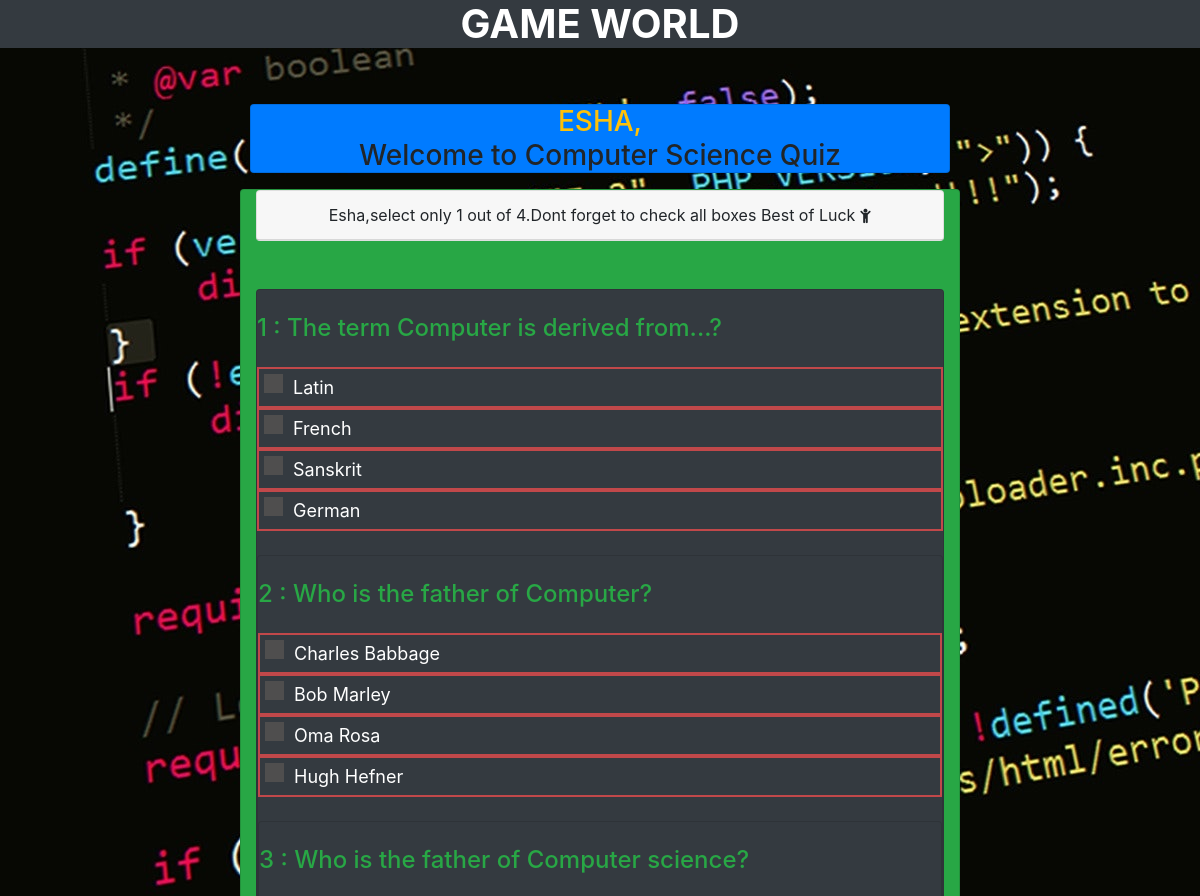
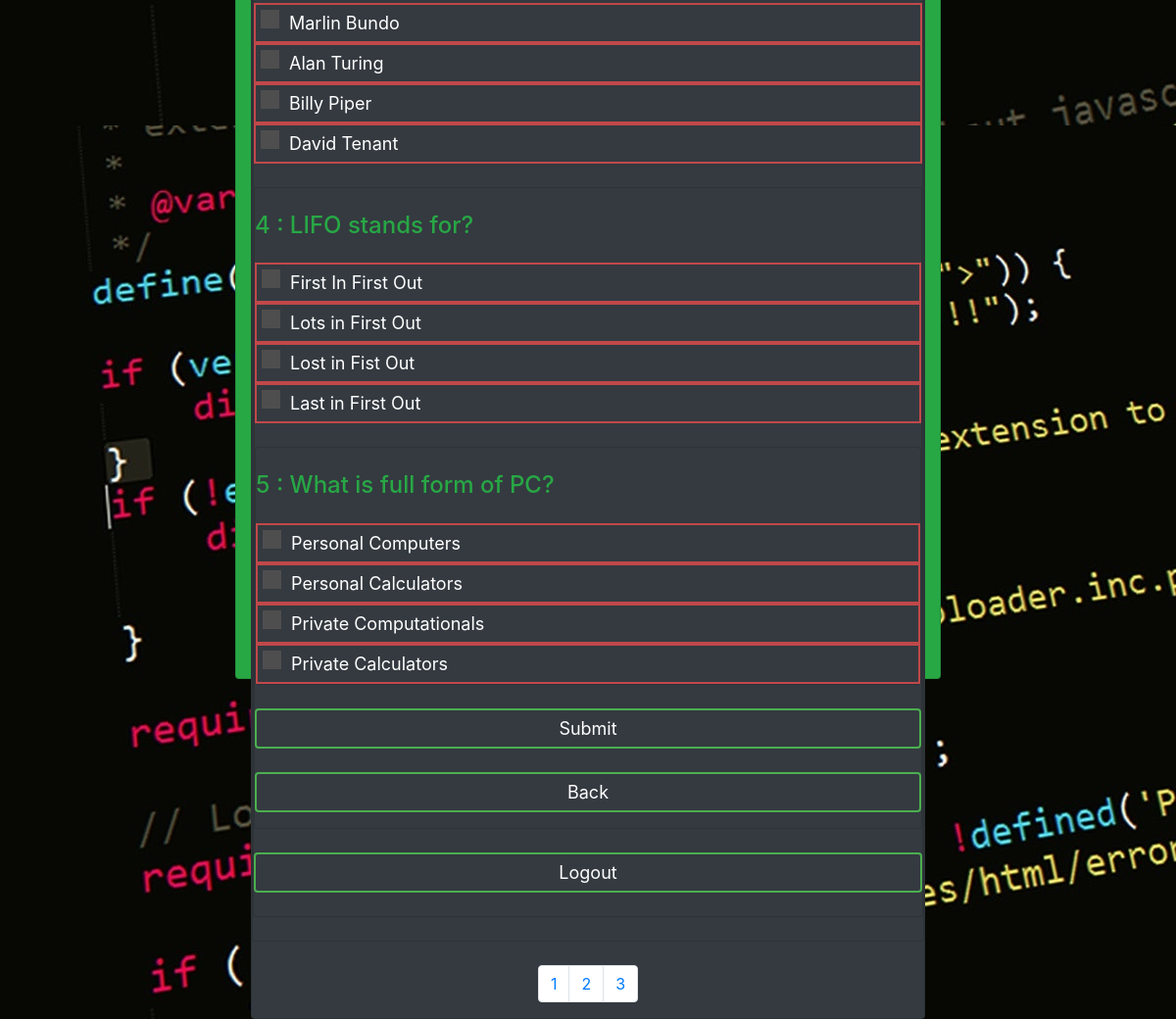
The app's page /quiz_game/csQuiz.php (signed in) with its own data (2 pictures, top to bottom).
### tables this page shows
CREATE TABLE IF NOT EXISTS `questions` (
  `qid` int(250) NOT NULL AUTO_INCREMENT,
  `question` varchar(250) DEFAULT NULL,
  `ans_id` int(250) DEFAULT NULL,
  PRIMARY KEY (`qid`)
);

CREATE TABLE IF NOT EXISTS `answers` (
  `aid` int(250) NOT NULL AUTO_INCREMENT,
  `answer` varchar(250) DEFAULT NULL,
  `ans_id` int(250) DEFAULT NULL,
  PRIMARY KEY (`aid`)
);

### quiz_game/csQuiz.php (the view, shortened to what this page needs)
<?php
   $con = mysqli_connect('localhost','root');
   	mysqli_select_db($con,'quizdbase');
   ?>
<!DOCTYPE html>
<html>
    <head>
        <link rel="stylesheet" href="https://maxcdn.bootstrapcdn.com/bootstrap/4.0.0/css/bootstrap.min.css">
        <link rel="stylesheet" type="text/css" href="css/style.css">
        <link rel="stylesheet" type="text/css" href="css/radio_button.css">
        <link rel="stylesheet" type="text/css"
            href="https://maxcdn.bootstrapcdn.com/font-awesome/4.7.0/css/font-awesome.min.css">
        <link rel="stylesheet" href="css/demo.css" />
    </head>
    <body background="images/code-coding-conceptual-276452.jpg">
        <div >
            <h1 class="text-center text-white font-weight-bold text-uppercase bg-dark"> Game World </h1><br>
            <div class="container "><br>
                <div class="container">
                    <div class=" col-lg-12 text-center">
                    <h3> <a href="home_new.php" class="text-uppercase text-warning "> <p class="bg-primary col-lg-8 card m-auto  "> <?php echo $_SESSION['username']; ?>,</a>
                           Welcome to Computer Science Quiz </h3></p>
                    </div>
                    <div class="col-lg-8 d-block m-auto bg-success quizsetting card ">
                        <div class="card ">
                            <p class="card-header text-center"> <?php echo  $_SESSION['username'];  ?>,select
                                only 1 out of 4.Dont forget to check all boxes Best of Luck <i class="fa fa-child"></i> </p>
                        </div>
                        <br>
                        <form action="checked.php" method="post">
                            <?php
                     for($i=1;$i<6;$i++){
                     $sql1 = "SELECT * FROM `questions` WHERE `qid` = $i ";
                     	$result1 = mysqli_query($con, $sql1);
                        if (mysqli_num_rows($result1) > 0) {
                     						while($row1 = mysqli_fetch_assoc($result1)) {
                     	?>
                            <br>
                            <div class="card bg-dark">
                                <br>
                                <h4><p class="large-10 large-centered large-12 columns  text-success"> <?php echo $i ." : ". $row1['question']; ?> </p></h4>
                                <?php
                        $sql = "SELECT * FROM `answers` WHERE `ans_id` = $i ";
                        	$result = mysqli_query($con, $sql);
                           if (mysqli_num_rows($result) > 0) {
                        						while($row = mysqli_fetch_assoc($result)) {
                        	?>
                                <div class="btn1 btn-primary d-block m-auto text-white">
                                    <?php echo $row['answer']; ?>
                                    <br>
                                </div>
                                <?php
                        } }
                        } }}
                     ?>
                            </div><br>
                            <input type="submit" name="submit" Value="Submit" class="btn btn-success m-auto d-block bg-dark" />
                            <br>
                            <a href=" <?php echo $_SERVER['HTTP_REFERER'] ;?>" class="btn btn-danger d-block m-auto text-black bg-dark"> Back </a>
                        </form>
                    </div><br>
                    <a href="logout.php" class="btn btn-primary d-block m-auto text-black bg-dark"> Logout </a> <br>
                </div>
                <br>
            </div>
            <?php
      $q =" select * from questions";
      $query = mysqli_query($con,$q);
      $lastpage = mysqli_num_rows($query);
      $totalpage = ceil($lastpage / 2);
      ?>
            <div class="m-auto"><br>
                <ul class="pagination">
                    <?php
      for($i=1; $i<=$totalpage; $i++){
         ?>
                    <li class="float-left list-unstyled page-item"> <a href="csQuiz.php?page=<?php echo $i; ?>"
                            class="page-link"> <?php  echo $i;  ?> </a> </li>
                    <?php
           }
        ?>
                </ul>
            </div>
    </body>
</html>

### quiz_game/css/style.css (style rules this page uses)
.quizsetting { height: 1400px; }
.btn { width: 100%; background: none; border: 2px solid #4caf50; color: white; padding: 5px; font-size: 18px; cursor: pointer; margin: 12px 0; }

### quiz_game/css/radio_button.css (style rules this page uses)
.btn1 { width: 100%; background: none; border: 2px solid rgba(236, 77, 77, 0.767); color: black; padding: 5px; font-size: 18px; cursor: pointer; margin: 12px 0; }

### records on screen
questions: question "The term Computer is derived from...?"
answers: answer "Latin"
answers: answer "French"
answers: answer "Sanskrit"
answers: answer "German"
questions: question "Who is the father of Computer?"
answers: answer "Charles Babbage"
answers: answer "Bob Marley"
answers: answer "Oma Rosa"
answers: answer "Hugh Hefner"
questions: question "Who is the father of Computer science?"
answers: answer "Marlin Bundo"
answers: answer "Alan Turing"
answers: answer "Billy Piper"
answers: answer "David Tenant"
questions: question "LIFO stands for?"
answers: answer "First In First Out"
answers: answer "Lots in First Out"
answers: answer "Lost in Fist Out"
answers: answer "Last in First Out"
questions: question "What is full form of PC?"
answers: answer "Personal Computers"
answers: answer "Personal Calculators"
answers: answer "Private Computationals"
answers: answer "Private Calculators"

### other values on screen
$_SESSION['username'] "ESHA"
$_SESSION['username'] "Esha"
